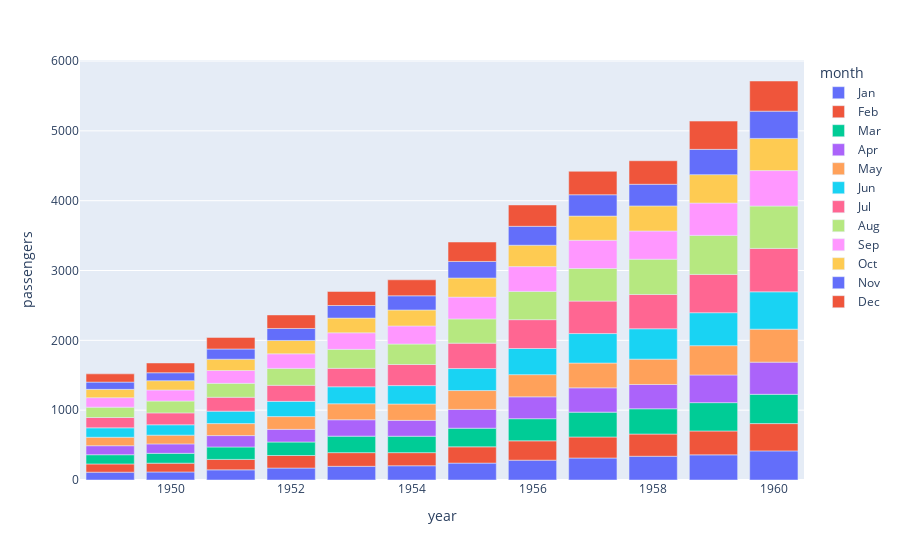

The notebook cell this image was saved under:
### Code cell
flights = sns.load_dataset('flights')

fig = px.bar(flights, x='year', y='passengers', color='month')
fig.show()

### Figure 1 — Plotly figure (JSON) as saved in the notebook; plotly's stock layout.template omitted (floating-point values rounded to 4 significant figures)
{"data": [{"alignmentgroup": "True", "hovertemplate": "month=Jan<br>year=%{x}<br>passengers=%{y}<extra></extra>", "legendgroup": "Jan", "marker": {"color": "#636efa", "pattern": {"shape": ""}}, "name": "Jan", "offsetgroup": "Jan", "orientation": "v", "showlegend": true, "textposition": "auto", "type": "bar", "x": [1949, 1950, 1951, 1952, 1953, 1954, 1955, 1956, 1957, 1958, 1959, 1960], "xaxis": "x", "y": [112, 115, 145, 171, 196, 204, 242, 284, 315, 340, 360, 417], "yaxis": "y"}, {"alignmentgroup": "True", "hovertemplate": "month=Feb<br>year=%{x}<br>passengers=%{y}<extra></extra>", "legendgroup": "Feb", "marker": {"color": "#EF553B", "pattern": {"shape": ""}}, "name": "Feb", "offsetgroup": "Feb", "orientation": "v", "showlegend": true, "textposition": "auto", "type": "bar", "x": [1949, 1950, 1951, 1952, 1953, 1954, 1955, 1956, 1957, 1958, 1959, 1960], "xaxis": "x", "y": [118, 126, 150, 180, 196, 188, 233, 277, 301, 318, 342, 391], "yaxis": "y"}, {"alignmentgroup": "True", "hovertemplate": "month=Mar<br>year=%{x}<br>passengers=%{y}<extra></extra>", "legendgroup": "Mar", "marker": {"color": "#00cc96", "pattern": {"shape": ""}}, "name": "Mar", "offsetgroup": "Mar", "orientation": "v", "showlegend": true, "textposition": "auto", "type": "bar", "x": [1949, 1950, 1951, 1952, 1953, 1954, 1955, 1956, 1957, 1958, 1959, 1960], "xaxis": "x", "y": [132, 141, 178, 193, 236, 235, 267, 317, 356, 362, 406, 419], "yaxis": "y"}, {"alignmentgroup": "True", "hovertemplate": "month=Apr<br>year=%{x}<br>passengers=%{y}<extra></extra>", "legendgroup": "Apr", "marker": {"color": "#ab63fa", "pattern": {"shape": ""}}, "name": "Apr", "offsetgroup": "Apr", "orientation": "v", "showlegend": true, "textposition": "auto", "type": "bar", "x": [1949, 1950, 1951, 1952, 1953, 1954, 1955, 1956, 1957, 1958, 1959, 1960], "xaxis": "x", "y": [129, 135, 163, 181, 235, 227, 269, 313, 348, 348, 396, 461], "yaxis": "y"}, {"alignmentgroup": "True", "hovertemplate": "month=May<br>year=%{x}<br>passengers=%{y}<extra></extra>", "legendgroup": "May", "marker": {"color": "#FFA15A", "pattern": {"shape": ""}}, "name": "May", "offsetgroup": "May", "orientation": "v", "showlegend": true, "textposition": "auto", "type": "bar", "x": [1949, 1950, 1951, 1952, 1953, 1954, 1955, 1956, 1957, 1958, 1959, 1960], "xaxis": "x", "y": [121, 125, 172, 183, 229, 234, 270, 318, 355, 363, 420, 472], "yaxis": "y"}, {"alignmentgroup": "True", "hovertemplate": "month=Jun<br>year=%{x}<br>passengers=%{y}<extra></extra>", "legendgroup": "Jun", "marker": {"color": "#19d3f3", "pattern": {"shape": ""}}, "name": "Jun", "offsetgroup": "Jun", "orientation": "v", "showlegend": true, "textposition": "auto", "type": "bar", "x": [1949, 1950, 1951, 1952, 1953, 1954, 1955, 1956, 1957, 1958, 1959, 1960], "xaxis": "x", "y": [135, 149, 178, 218, 243, 264, 315, 374, 422, 435, 472, 535], "yaxis": "y"}, {"alignmentgroup": "True", "hovertemplate": "month=Jul<br>year=%{x}<br>passengers=%{y}<extra></extra>", "legendgroup": "Jul", "marker": {"color": "#FF6692", "pattern": {"shape": ""}}, "name": "Jul", "offsetgroup": "Jul", "orientation": "v", "showlegend": true, "textposition": "auto", "type": "bar", "x": [1949, 1950, 1951, 1952, 1953, 1954, 1955, 1956, 1957, 1958, 1959, 1960], "xaxis": "x", "y": [148, 170, 199, 230, 264, 302, 364, 413, 465, 491, 548, 622], "yaxis": "y"}, {"alignmentgroup": "True", "hovertemplate": "month=Aug<br>year=%{x}<br>passengers=%{y}<extra></extra>", "legendgroup": "Aug", "marker": {"color": "#B6E880", "pattern": {"shape": ""}}, "name": "Aug", "offsetgroup": "Aug", "orientation": "v", "showlegend": true, "textposition": "auto", "type": "bar", "x": [1949, 1950, 1951, 1952, 1953, 1954, 1955, 1956, 1957, 1958, 1959, 1960], "xaxis": "x", "y": [148, 170, 199, 242, 272, 293, 347, 405, 467, 505, 559, 606], "yaxis": "y"}, {"alignmentgroup": "True", "hovertemplate": "month=Sep<br>year=%{x}<br>passengers=%{y}<extra></extra>", "legendgroup": "Sep", "marker": {"color": "#FF97FF", "pattern": {"shape": ""}}, "name": "Sep", "offsetgroup": "Sep", "orientation": "v", "showlegend": true, "textposition": "auto", "type": "bar", "x": [1949, 1950, 1951, 1952, 1953, 1954, 1955, 1956, 1957, 1958, 1959, 1960], "xaxis": "x", "y": [136, 158, 184, 209, 237, 259, 312, 355, 404, 404, 463, 508], "yaxis": "y"}, {"alignmentgroup": "True", "hovertemplate": "month=Oct<br>year=%{x}<br>passengers=%{y}<extra></extra>", "legendgroup": "Oct", "marker": {"color": "#FECB52", "pattern": {"shape": ""}}, "name": "Oct", "offsetgroup": "Oct", "orientation": "v", "showlegend": true, "textposition": "auto", "type": "bar", "x": [1949, 1950, 1951, 1952, 1953, 1954, 1955, 1956, 1957, 1958, 1959, 1960], "xaxis": "x", "y": [119, 133, 162, 191, 211, 229, 274, 306, 347, 359, 407, 461], "yaxis": "y"}, {"alignmentgroup": "True", "hovertemplate": "month=Nov<br>year=%{x}<br>passengers=%{y}<extra></extra>", "legendgroup": "Nov", "marker": {"color": "#636efa", "pattern": {"shape": ""}}, "name": "Nov", "offsetgroup": "Nov", "orientation": "v", "showlegend": true, "textposition": "auto", "type": "bar", "x": [1949, 1950, 1951, 1952, 1953, 1954, 1955, 1956, 1957, 1958, 1959, 1960], "xaxis": "x", "y": [104, 114, 146, 172, 180, 203, 237, 271, 305, 310, 362, 390], "yaxis": "y"}, {"alignmentgroup": "True", "hovertemplate": "month=Dec<br>year=%{x}<br>passengers=%{y}<extra></extra>", "legendgroup": "Dec", "marker": {"color": "#EF553B", "pattern": {"shape": ""}}, "name": "Dec", "offsetgroup": "Dec", "orientation": "v", "showlegend": true, "textposition": "auto", "type": "bar", "x": [1949, 1950, 1951, 1952, 1953, 1954, 1955, 1956, 1957, 1958, 1959, 1960], "xaxis": "x", "y": [118, 140, 166, 194, 201, 229, 278, 306, 336, 337, 405, 432], "yaxis": "y"}], "layout": {"barmode": "relative", "legend": {"title": {"text": "month"}, "tracegroupgap": 0}, "margin": {"t": 60}, "xaxis": {"anchor": "y", "domain": [0, 1], "title": {"text": "year"}}, "yaxis": {"anchor": "x", "domain": [0, 1], "title": {"text": "passengers"}}}}
